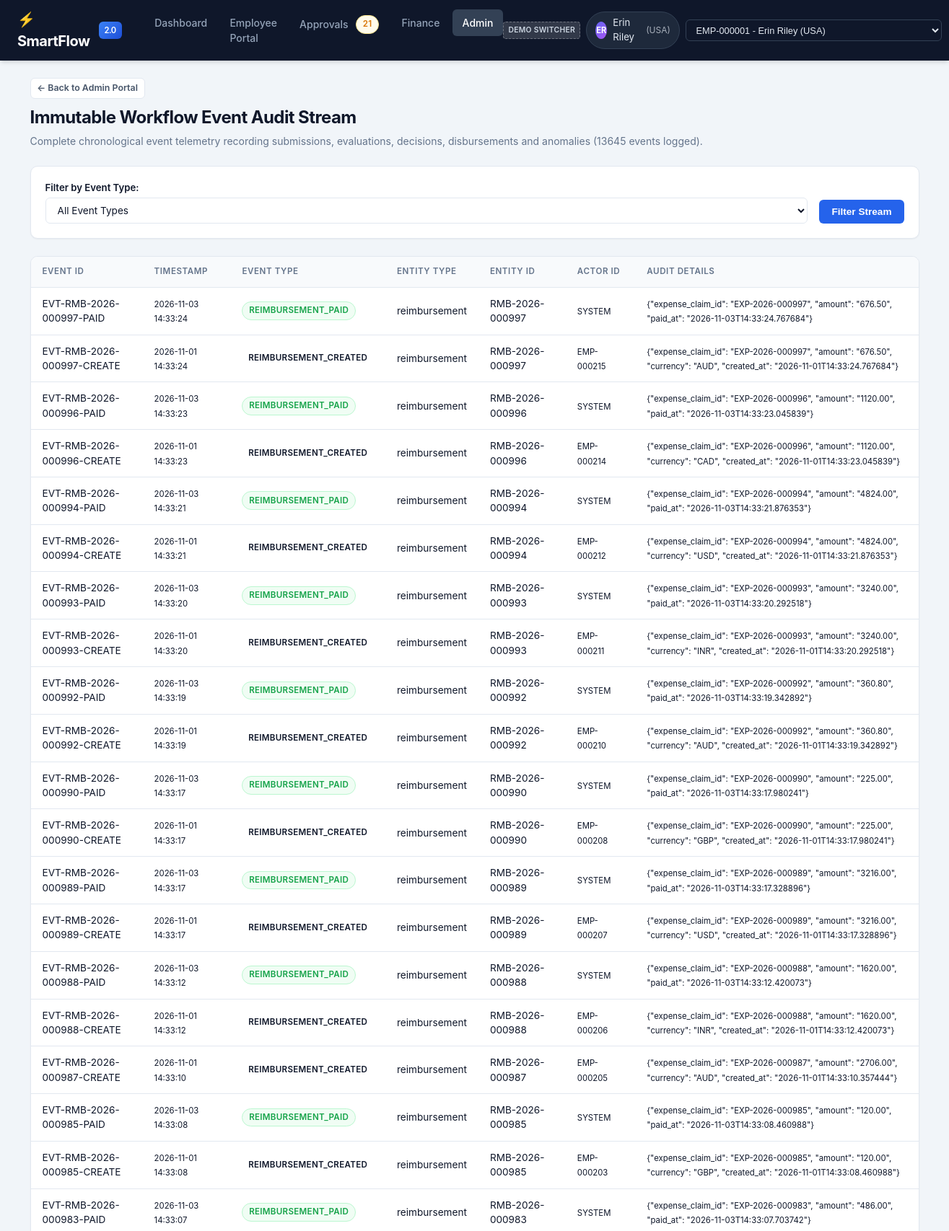
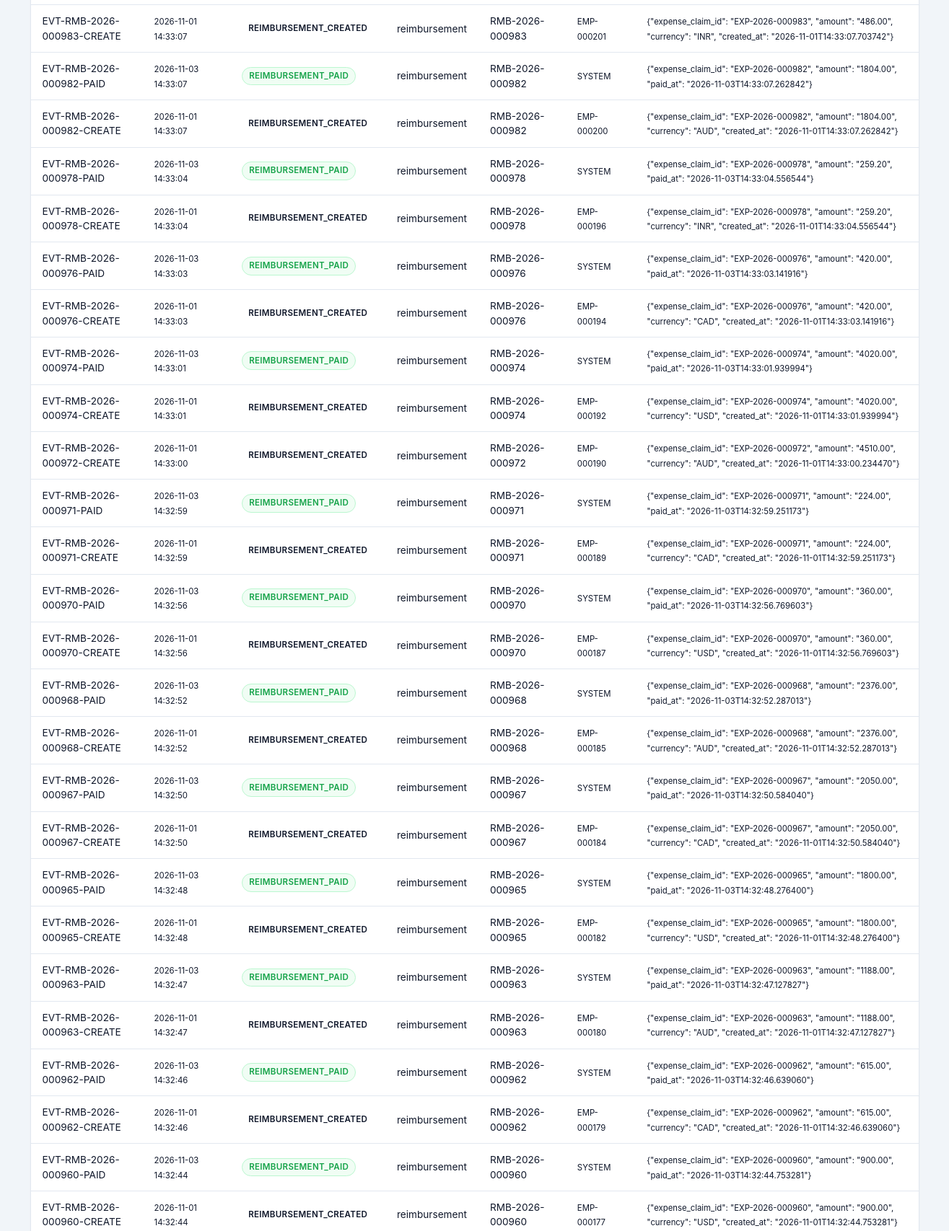
The page /admin/audit-log (upper part) on the database its author committed (2 pictures, top to bottom).
### models/__init__.py (models this page shows)
class Employee(db.Model):
    __tablename__ = "employees"
    employee_id = db.Column(db.String(16), primary_key=True)
    first_name = db.Column(db.String(80), nullable=False)
    last_name = db.Column(db.String(80), nullable=False)
    email = db.Column(db.String(255), nullable=False, unique=True)
    country = db.Column(db.String(64), nullable=False)
    department = db.Column(db.String(80), nullable=False)
    job_title = db.Column(db.String(120), nullable=False)
    manager_id = db.Column(
        db.String(16),
        db.ForeignKey("employees.employee_id"),
        nullable=True,
    )
    cost_center_id = db.Column(
        db.String(32),
        db.ForeignKey("cost_centers.cost_center_id"),
        nullable=True,
    )
    hire_date = db.Column(db.Date, nullable=False)
    termination_date = db.Column(db.Date, nullable=True)
    is_active = db.Column(db.Boolean, nullable=False, default=True)
    created_at = db.Column(db.DateTime, nullable=False, default=utc_now)
    updated_at = db.Column(db.DateTime, nullable=False, default=utc_now, onupdate=utc_now)
    manager = db.relationship(
        "Employee",
        remote_side=[employee_id],
        foreign_keys=[manager_id],
        back_populates="direct_reports",
    )
    direct_reports = db.relationship(
        "Employee",
        foreign_keys=[manager_id],
        back_populates="manager",
    )
    cost_center = db.relationship(
        "CostCenter",
        foreign_keys=[cost_center_id],
        back_populates="employees",
    )
    owned_cost_centers = db.relationship(
        "CostCenter",
        foreign_keys="CostCenter.owner_employee_id",
        back_populates="owner",
    )
    leave_balances = db.relationship("LeaveBalance", back_populates="employee")
    leave_requests = db.relationship("LeaveRequest", back_populates="employee")
    expense_claims = db.relationship("ExpenseClaim", back_populates="employee")
    approval_steps = db.relationship("ApprovalStep", back_populates="approver")
    workflow_events = db.relationship(
        "WorkflowEvent",
        foreign_keys="WorkflowEvent.actor_employee_id",
        back_populates="actor",
    )
    @property
    def role(self) -> str:
        if not self.manager_id:
            return "Executive"
        if self.direct_reports:
            return "Manager"
        return "Employee"

### routes/admin.py (the view)
@admin_bp.route("/audit-log")
def audit_log():
    event_type = request.args.get("event_type", "all")
    query = WorkflowEvent.query
    if event_type != "all":
        query = query.filter_by(event_type=event_type)
    events = query.order_by(WorkflowEvent.event_id.desc()).limit(100).all()
    total_events = query.count()
    return render_template(
        "admin/audit_log.html",
        events=events,
        total_events=total_events,
        event_type=event_type,
    )

### models/__init__.py (called while the page is built)
    @property
    def timestamp(self):
        return self.created_at

    @property
    def entity_type(self):
        return self.request_type

    @property
    def details(self):
        return self.payload_json or f"{self.from_status or 'start'} -> {self.to_status}"

### routes/admin.py (called while the page is built)
@admin_bp.before_request
def require_admin_or_executive():
    user = get_current_user()
    is_admin = user and (user.role == "Executive" or user.department in {"Operations", "Executive"})
    if not is_admin:
        flash(
            "Unauthorized: Administrative directory access is restricted to Executive and Operations personnel.",
            "danger",
        )
        return redirect(url_for("main.dashboard"))

### routes/employee.py (called while the page is built)
def get_current_user() -> Employee:
    user_id = session.get("user_id")
    emp = None
    if user_id:
        emp = Employee.query.filter_by(employee_id=user_id).first()
    if not emp:
        emp = Employee.query.filter_by(is_active=True).first()
        if emp:
            session["user_id"] = emp.employee_id
    return emp

### templates/admin/audit_log.html (shortened to what this page needs)
{% extends "base.html" %}
{% block content %}
<div class="page-header">
    <div>
        <div style="margin-bottom: 0.5rem;">
            <a href="{{ url_for('admin.portal') }}" class="btn btn-secondary btn-sm">&larr; Back to Admin Portal</a>
        </div>
        <h1 class="page-title">Immutable Workflow Event Audit Stream</h1>
        <p class="page-subtitle">Complete chronological event telemetry recording submissions, evaluations, decisions, disbursements and anomalies ({{ total_events }} events logged).</p>
    </div>
</div>
<div class="card mb-4">
    <div style="padding: 1.25rem;">
        <form method="GET" action="{{ url_for('admin.audit_log') }}" style="display: flex; gap: 1rem; align-items: center; flex-wrap: wrap;">
            <div style="flex: 1; min-width: 250px;">
                <label class="form-label" style="margin-bottom: 0.25rem;">Filter by Event Type:</label>
                <select name="event_type" class="form-select">
                    <option value="all" {% if event_type == 'all' %}selected{% endif %}>All Event Types</option>
                </select>
            </div>
            <div style="align-self: flex-end;">
                <button type="submit" class="btn btn-primary">Filter Stream</button>
            </div>
        </form>
    </div>
</div>
<div class="card">
    <div class="table-responsive">
        <table class="table">
            <thead>
                <tr>
                    <th>Event ID</th>
                    <th>Timestamp</th>
                    <th>Event Type</th>
                    <th>Entity Type</th>
                    <th>Entity ID</th>
                    <th>Actor ID</th>
                    <th>Audit Details</th>
                </tr>
            </thead>
            <tbody>
                {% for ev in events %}
                <tr>
                    <td class="font-mono text-muted">{{ ev.event_id }}</td>
                    <td class="text-muted"><small>{{ ev.timestamp.strftime('%Y-%m-%d %H:%M:%S') if ev.timestamp else '—' }}</small></td>
                    <td>
                        <span class="badge {% if 'APPROVED' in ev.event_type or 'PAID' in ev.event_type %}badge-success{% elif 'REJECTED' in ev.event_type or 'FAILED' in ev.event_type %}badge-danger{% elif 'CREATED' in ev.event_type or 'SUBMITTED' in ev.event_type %}badge-primary{% else %}badge-secondary{% endif %}">
                            {{ ev.event_type }}
                        </span>
                    </td>
                    <td>{{ ev.entity_type }}</td>
                    <td class="font-mono">
                        {% if ev.entity_type == 'leave_request' %}
                        <a href="{{ url_for('employee.leave_detail', leave_id=ev.entity_id) }}">{{ ev.entity_id }}</a>
                        {% elif ev.entity_type == 'expense_claim' %}
                        <a href="{{ url_for('employee.expense_detail', claim_id=ev.entity_id) }}">{{ ev.entity_id }}</a>
                        {% else %}
                        {{ ev.entity_id }}
                        {% endif %}
                    </td>
                    <td><small class="font-mono">{{ ev.actor_employee_id or 'SYSTEM' }}</small></td>
                    <td><small>{{ ev.details }}</small></td>
                </tr>
                {% endfor %}
            </tbody>
        </table>
    </div>
</div>
{% endblock %}

### templates/base.html (shortened to what this page needs)
<!DOCTYPE html>
<html lang="en">
<head>
    <link rel="stylesheet" href="{{ url_for('static', filename='css/style.css') }}">
</head>
<body>
    <header class="navbar">
        <div style="display: flex; align-items: center; gap: 2rem;">
            <a href="{{ url_for('main.dashboard') }}" class="navbar-brand">
                <span>⚡ SmartFlow</span>
                <span class="brand-badge">2.0</span>
            </a>
            <ul class="navbar-nav">
                <li>
                    <a href="{{ url_for('main.dashboard') }}" class="nav-link {% if request.endpoint == 'main.dashboard' %}active{% endif %}">
                        Dashboard
                    </a>
                </li>
                <li>
                    <a href="{{ url_for('employee.hub') }}" class="nav-link {% if request.blueprint == 'employee' %}active{% endif %}">
                        Employee Portal
                    </a>
                </li>
                <li>
                    <a href="{{ url_for('approvals.inbox') }}" class="nav-link {% if request.blueprint == 'approvals' %}active{% endif %}">
                        Approvals
                        {% if pending_approvals_count > 0 %}
                            <span class="badge badge-warning" style="margin-left: 0.25rem;">{{ pending_approvals_count }}</span>
                        {% endif %}
                    </a>
                </li>
                <li>
                    <a href="{{ url_for('finance.portal') }}" class="nav-link {% if request.blueprint == 'finance' %}active{% endif %}">
                        Finance
                    </a>
                </li>
                <li>
                    <a href="{{ url_for('admin.portal') }}" class="nav-link {% if request.blueprint == 'admin' %}active{% endif %}">
                        Admin
                    </a>
                </li>
            </ul>
        </div>
        <div class="navbar-user-switcher">
            {% if current_user %}
                <form action="{{ url_for('main.switch_user') }}" method="POST" style="margin: 0; display: flex; align-items: center; gap: 0.5rem;">
                    <span class="badge" style="background: rgba(255, 255, 255, 0.15); color: #cbd5e1; font-size: 0.65rem; border: 1px dashed rgba(255,255,255,0.3); padding: 0.2rem 0.4rem; border-radius: 4px;" title="Demonstration Persona Switcher (Simulation Only - Not Production SSO)">Demo Switcher</span>
                    <div class="user-pill">
                        <div class="user-avatar">{{ current_user.first_name[0] }}{{ current_user.last_name[0] }}</div>
                        <span>{{ current_user.first_name }} {{ current_user.last_name }}</span>
                        <span style="opacity: 0.7; font-size: 0.75rem;">({{ current_user.country }})</span>
                    </div>
                    <select name="employee_id" class="switcher-select" onchange="this.form.submit()" title="Switch demo persona (Simulation Only - Not Production SSO)">
                        <optgroup label="Staff Employees (Standard Access - Restricted)">
                            {% for e in active_employees[:15] %}
                                <option value="{{ e.employee_id }}" {% if current_user.employee_id == e.employee_id %}selected{% endif %}>
                                    {{ e.employee_id }} - {{ e.first_name }} {{ e.last_name }} ({{ e.country }})
                                </option>
                            {% endfor %}
                        </optgroup>
                    </select>
                </form>
            {% endif %}
        </div>
    </header>
    <main class="container">
        {% block content %}{% endblock %}
    </main>
</body>
</html>

### rows shown on the page
Employee: first_name "E", last_name "R", first_name "Erin", last_name "Riley", country "USA"

### other values the page prints
{{ pending_approvals_count }} "21"
{{ total_events }} "13645"
{{ ev.event_id }} "EVT-RMB-2026-000997-PAID" "EVT-RMB-2026-000997-CREATE" "EVT-RMB-2026-000996-PAID" "EVT-RMB-2026-000996-CREATE" "EVT-RMB-2026-000994-PAID" "EVT-RMB-2026-000994-CREATE" "EVT-RMB-2026-000993-PAID" "EVT-RMB-2026-000993-CREATE" "EVT-RMB-2026-000992-PAID" "EVT-RMB-2026-000992-CREATE" "EVT-RMB-2026-000990-PAID" "EVT-RMB-2026-000990-CREATE" "EVT-RMB-2026-000989-PAID" "EVT-RMB-2026-000989-CREATE" "EVT-RMB-2026-000988-PAID" "EVT-RMB-2026-000988-CREATE" "EVT-RMB-2026-000987-CREATE" "EVT-RMB-2026-000985-PAID" "EVT-RMB-2026-000985-CREATE" "EVT-RMB-2026-000983-PAID" "EVT-RMB-2026-000983-CREATE" "EVT-RMB-2026-000982-PAID" "EVT-RMB-2026-000982-CREATE" "EVT-RMB-2026-000978-PAID" "EVT-RMB-2026-000978-CREATE" "EVT-RMB-2026-000976-PAID" "EVT-RMB-2026-000976-CREATE" "EVT-RMB-2026-000974-PAID" "EVT-RMB-2026-000974-CREATE" "EVT-RMB-2026-000972-CREATE" "EVT-RMB-2026-000971-PAID" "EVT-RMB-2026-000971-CREATE" "EVT-RMB-2026-000970-PAID" "EVT-RMB-2026-000970-CREATE" "EVT-RMB-2026-000968-PAID" "EVT-RMB-2026-000968-CREATE" "EVT-RMB-2026-000967-PAID" "EVT-RMB-2026-000967-CREATE" "EVT-RMB-2026-000965-PAID" "EVT-RMB-2026-000965-CREATE" "EVT-RMB-2026-000963-PAID" "EVT-RMB-2026-000963-CREATE" "EVT-RMB-2026-000962-PAID" "EVT-RMB-2026-000962-CREATE" "EVT-RMB-2026-000960-PAID" "EVT-RMB-2026-000960-CREATE"
{{ ev.timestamp.strftime('%Y-%m-%d %H:%M:%S') if ev.timestamp else '—' }} "2026-11-03 14:33:24" "2026-11-01 14:33:24" "2026-11-03 14:33:23" "2026-11-01 14:33:23" "2026-11-03 14:33:21" "2026-11-01 14:33:21" "2026-11-03 14:33:20" "2026-11-01 14:33:20" "2026-11-03 14:33:19" "2026-11-01 14:33:19" "2026-11-03 14:33:17" "2026-11-01 14:33:17" "2026-11-03 14:33:17" "2026-11-01 14:33:17" "2026-11-03 14:33:12" "2026-11-01 14:33:12" "2026-11-01 14:33:10" "2026-11-03 14:33:08" "2026-11-01 14:33:08" "2026-11-03 14:33:07" "2026-11-01 14:33:07" "2026-11-03 14:33:07" "2026-11-01 14:33:07" "2026-11-03 14:33:04" "2026-11-01 14:33:04" "2026-11-03 14:33:03" "2026-11-01 14:33:03" "2026-11-03 14:33:01" "2026-11-01 14:33:01" "2026-11-01 14:33:00" "2026-11-03 14:32:59" "2026-11-01 14:32:59" "2026-11-03 14:32:56" "2026-11-01 14:32:56" "2026-11-03 14:32:52" "2026-11-01 14:32:52" "2026-11-03 14:32:50" "2026-11-01 14:32:50" "2026-11-03 14:32:48" "2026-11-01 14:32:48" "2026-11-03 14:32:47" "2026-11-01 14:32:47" "2026-11-03 14:32:46" "2026-11-01 14:32:46" "2026-11-03 14:32:44" "2026-11-01 14:32:44"
{{ ev.event_type }} "REIMBURSEMENT_PAID" "REIMBURSEMENT_CREATED" "REIMBURSEMENT_PAID" "REIMBURSEMENT_CREATED" "REIMBURSEMENT_PAID" "REIMBURSEMENT_CREATED" "REIMBURSEMENT_PAID" "REIMBURSEMENT_CREATED" "REIMBURSEMENT_PAID" "REIMBURSEMENT_CREATED" "REIMBURSEMENT_PAID" "REIMBURSEMENT_CREATED" "REIMBURSEMENT_PAID" "REIMBURSEMENT_CREATED" "REIMBURSEMENT_PAID" "REIMBURSEMENT_CREATED" "REIMBURSEMENT_CREATED" "REIMBURSEMENT_PAID" "REIMBURSEMENT_CREATED" "REIMBURSEMENT_PAID" "REIMBURSEMENT_CREATED" "REIMBURSEMENT_PAID" "REIMBURSEMENT_CREATED" "REIMBURSEMENT_PAID" "REIMBURSEMENT_CREATED" "REIMBURSEMENT_PAID" "REIMBURSEMENT_CREATED" "REIMBURSEMENT_PAID" "REIMBURSEMENT_CREATED" "REIMBURSEMENT_CREATED" "REIMBURSEMENT_PAID" "REIMBURSEMENT_CREATED" "REIMBURSEMENT_PAID" "REIMBURSEMENT_CREATED" "REIMBURSEMENT_PAID" "REIMBURSEMENT_CREATED" "REIMBURSEMENT_PAID" "REIMBURSEMENT_CREATED" "REIMBURSEMENT_PAID" "REIMBURSEMENT_CREATED" "REIMBURSEMENT_PAID" "REIMBURSEMENT_CREATED" "REIMBURSEMENT_PAID" "REIMBURSEMENT_CREATED" "REIMBURSEMENT_PAID" "REIMBURSEMENT_CREATED"
{{ ev.entity_type }} "reimbursement" "reimbursement" "reimbursement" "reimbursement" "reimbursement" "reimbursement" "reimbursement" "reimbursement" "reimbursement" "reimbursement" "reimbursement" "reimbursement" "reimbursement" "reimbursement" "reimbursement" "reimbursement" "reimbursement" "reimbursement" "reimbursement" "reimbursement" "reimbursement" "reimbursement" "reimbursement" "reimbursement" "reimbursement" "reimbursement" "reimbursement" "reimbursement" "reimbursement" "reimbursement" "reimbursement" "reimbursement" "reimbursement" "reimbursement" "reimbursement" "reimbursement" "reimbursement" "reimbursement" "reimbursement" "reimbursement" "reimbursement" "reimbursement" "reimbursement" "reimbursement" "reimbursement" "reimbursement"
{{ ev.entity_id }} "RMB-2026-000997" "RMB-2026-000997" "RMB-2026-000996" "RMB-2026-000996" "RMB-2026-000994" "RMB-2026-000994" "RMB-2026-000993" "RMB-2026-000993" "RMB-2026-000992" "RMB-2026-000992" "RMB-2026-000990" "RMB-2026-000990" "RMB-2026-000989" "RMB-2026-000989" "RMB-2026-000988" "RMB-2026-000988" "RMB-2026-000987" "RMB-2026-000985" "RMB-2026-000985" "RMB-2026-000983" "RMB-2026-000983" "RMB-2026-000982" "RMB-2026-000982" "RMB-2026-000978" "RMB-2026-000978" "RMB-2026-000976" "RMB-2026-000976" "RMB-2026-000974" "RMB-2026-000974" "RMB-2026-000972" "RMB-2026-000971" "RMB-2026-000971" "RMB-2026-000970" "RMB-2026-000970" "RMB-2026-000968" "RMB-2026-000968" "RMB-2026-000967" "RMB-2026-000967" "RMB-2026-000965" "RMB-2026-000965" "RMB-2026-000963" "RMB-2026-000963" "RMB-2026-000962" "RMB-2026-000962" "RMB-2026-000960" "RMB-2026-000960"
{{ ev.actor_employee_id or 'SYSTEM' }} "SYSTEM" "EMP-000215" "SYSTEM" "EMP-000214" "SYSTEM" "EMP-000212" "SYSTEM" "EMP-000211" "SYSTEM" "EMP-000210" "SYSTEM" "EMP-000208" "SYSTEM" "EMP-000207" "SYSTEM" "EMP-000206" "EMP-000205" "SYSTEM" "EMP-000203" "SYSTEM" "EMP-000201" "SYSTEM" "EMP-000200" "SYSTEM" "EMP-000196" "SYSTEM" "EMP-000194" "SYSTEM" "EMP-000192" "EMP-000190" "SYSTEM" "EMP-000189" "SYSTEM" "EMP-000187" "SYSTEM" "EMP-000185" "SYSTEM" "EMP-000184" "SYSTEM" "EMP-000182" "SYSTEM" "EMP-000180" "SYSTEM" "EMP-000179" "SYSTEM" "EMP-000177"
{{ ev.details }} "{\"expense_claim_id\": \"EXP-2026-000997\", \"amount\": \"676.50\", \"paid_at\": \"2026-11-03T14:33:24.767684\"}" "{\"expense_claim_id\": \"EXP-2026-000997\", \"amount\": \"676.50\", \"currency\": \"AUD\", \"created_at\": \"2026-11-01T14:33:24.767684\"}" "{\"expense_claim_id\": \"EXP-2026-000996\", \"amount\": \"1120.00\", \"paid_at\": \"2026-11-03T14:33:23.045839\"}" "{\"expense_claim_id\": \"EXP-2026-000996\", \"amount\": \"1120.00\", \"currency\": \"CAD\", \"created_at\": \"2026-11-01T14:33:23.045839\"}" "{\"expense_claim_id\": \"EXP-2026-000994\", \"amount\": \"4824.00\", \"paid_at\": \"2026-11-03T14:33:21.876353\"}" "{\"expense_claim_id\": \"EXP-2026-000994\", \"amount\": \"4824.00\", \"currency\": \"USD\", \"created_at\": \"2026-11-01T14:33:21.876353\"}" "{\"expense_claim_id\": \"EXP-2026-000993\", \"amount\": \"3240.00\", \"paid_at\": \"2026-11-03T14:33:20.292518\"}" "{\"expense_claim_id\": \"EXP-2026-000993\", \"amount\": \"3240.00\", \"currency\": \"INR\", \"created_at\": \"2026-11-01T14:33:20.292518\"}" "{\"expense_claim_id\": \"EXP-2026-000992\", \"amount\": \"360.80\", \"paid_at\": \"2026-11-03T14:33:19.342892\"}" "{\"expense_claim_id\": \"EXP-2026-000992\", \"amount\": \"360.80\", \"currency\": \"AUD\", \"created_at\": \"2026-11-01T14:33:19.342892\"}" "{\"expense_claim_id\": \"EXP-2026-000990\", \"amount\": \"225.00\", \"paid_at\": \"2026-11-03T14:33:17.980241\"}" "{\"expense_claim_id\": \"EXP-2026-000990\", \"amount\": \"225.00\", \"currency\": \"GBP\", \"created_at\": \"2026-11-01T14:33:17.980241\"}" "{\"expense_claim_id\": \"EXP-2026-000989\", \"amount\": \"3216.00\", \"paid_at\": \"2026-11-03T14:33:17.328896\"}" "{\"expense_claim_id\": \"EXP-2026-000989\", \"amount\": \"3216.00\", \"currency\": \"USD\", \"created_at\": \"2026-11-01T14:33:17.328896\"}" "{\"expense_claim_id\": \"EXP-2026-000988\", \"amount\": \"1620.00\", \"paid_at\": \"2026-11-03T14:33:12.420073\"}" "{\"expense_claim_id\": \"EXP-2026-000988\", \"amount\": \"1620.00\", \"currency\": \"INR\", \"created_at\": \"2026-11-01T14:33:12.420073\"}" "{\"expense_claim_id\": \"EXP-2026-000987\", \"amount\": \"2706.00\", \"currency\": \"AUD\", \"created_at\": \"2026-11-01T14:33:10.357444\"}" "{\"expense_claim_id\": \"EXP-2026-000985\", \"amount\": \"120.00\", \"paid_at\": \"2026-11-03T14:33:08.460988\"}" "{\"expense_claim_id\": \"EXP-2026-000985\", \"amount\": \"120.00\", \"currency\": \"GBP\", \"created_at\": \"2026-11-01T14:33:08.460988\"}" "{\"expense_claim_id\": \"EXP-2026-000983\", \"amount\": \"486.00\", \"paid_at\": \"2026-11-03T14:33:07.703742\"}" "{\"expense_claim_id\": \"EXP-2026-000983\", \"amount\": \"486.00\", \"currency\": \"INR\", \"created_at\": \"2026-11-01T14:33:07.703742\"}" "{\"expense_claim_id\": \"EXP-2026-000982\", \"amount\": \"1804.00\", \"paid_at\": \"2026-11-03T14:33:07.262842\"}" "{\"expense_claim_id\": \"EXP-2026-000982\", \"amount\": \"1804.00\", \"currency\": \"AUD\", \"created_at\": \"2026-11-01T14:33:07.262842\"}" "{\"expense_claim_id\": \"EXP-2026-000978\", \"amount\": \"259.20\", \"paid_at\": \"2026-11-03T14:33:04.556544\"}" "{\"expense_claim_id\": \"EXP-2026-000978\", \"amount\": \"259.20\", \"currency\": \"INR\", \"created_at\": \"2026-11-01T14:33:04.556544\"}" "{\"expense_claim_id\": \"EXP-2026-000976\", \"amount\": \"420.00\", \"paid_at\": \"2026-11-03T14:33:03.141916\"}" "{\"expense_claim_id\": \"EXP-2026-000976\", \"amount\": \"420.00\", \"currency\": \"CAD\", \"created_at\": \"2026-11-01T14:33:03.141916\"}" "{\"expense_claim_id\": \"EXP-2026-000974\", \"amount\": \"4020.00\", \"paid_at\": \"2026-11-03T14:33:01.939994\"}" "{\"expense_claim_id\": \"EXP-2026-000974\", \"amount\": \"4020.00\", \"currency\": \"USD\", \"created_at\": \"2026-11-01T14:33:01.939994\"}" "{\"expense_claim_id\": \"EXP-2026-000972\", \"amount\": \"4510.00\", \"currency\": \"AUD\", \"created_at\": \"2026-11-01T14:33:00.234470\"}" "{\"expense_claim_id\": \"EXP-2026-000971\", \"amount\": \"224.00\", \"paid_at\": \"2026-11-03T14:32:59.251173\"}" "{\"expense_claim_id\": \"EXP-2026-000971\", \"amount\": \"224.00\", \"currency\": \"CAD\", \"created_at\": \"2026-11-01T14:32:59.251173\"}" "{\"expense_claim_id\": \"EXP-2026-000970\", \"amount\": \"360.00\", \"paid_at\": \"2026-11-03T14:32:56.769603\"}" "{\"expense_claim_id\": \"EXP-2026-000970\", \"amount\": \"360.00\", \"currency\": \"USD\", \"created_at\": \"2026-11-01T14:32:56.769603\"}" "{\"expense_claim_id\": \"EXP-2026-000968\", \"amount\": \"2376.00\", \"paid_at\": \"2026-11-03T14:32:52.287013\"}" "{\"expense_claim_id\": \"EXP-2026-000968\", \"amount\": \"2376.00\", \"currency\": \"AUD\", \"created_at\": \"2026-11-01T14:32:52.287013\"}" "{\"expense_claim_id\": \"EXP-2026-000967\", \"amount\": \"2050.00\", \"paid_at\": \"2026-11-03T14:32:50.584040\"}" "{\"expense_claim_id\": \"EXP-2026-000967\", \"amount\": \"2050.00\", \"currency\": \"CAD\", \"created_at\": \"2026-11-01T14:32:50.584040\"}" "{\"expense_claim_id\": \"EXP-2026-000965\", \"amount\": \"1800.00\", \"paid_at\": \"2026-11-03T14:32:48.276400\"}" "{\"expense_claim_id\": \"EXP-2026-000965\", \"amount\": \"1800.00\", \"currency\": \"USD\", \"created_at\": \"2026-11-01T14:32:48.276400\"}" "{\"expense_claim_id\": \"EXP-2026-000963\", \"amount\": \"1188.00\", \"paid_at\": \"2026-11-03T14:32:47.127827\"}" "{\"expense_claim_id\": \"EXP-2026-000963\", \"amount\": \"1188.00\", \"currency\": \"AUD\", \"created_at\": \"2026-11-01T14:32:47.127827\"}" "{\"expense_claim_id\": \"EXP-2026-000962\", \"amount\": \"615.00\", \"paid_at\": \"2026-11-03T14:32:46.639060\"}" "{\"expense_claim_id\": \"EXP-2026-000962\", \"amount\": \"615.00\", \"currency\": \"CAD\", \"created_at\": \"2026-11-01T14:32:46.639060\"}" "{\"expense_claim_id\": \"EXP-2026-000960\", \"amount\": \"900.00\", \"paid_at\": \"2026-11-03T14:32:44.753281\"}" "{\"expense_claim_id\": \"EXP-2026-000960\", \"amount\": \"900.00\", \"currency\": \"USD\", \"created_at\": \"2026-11-01T14:32:44.753281\"}"
form field employee_id "EMP-000001 - Erin Riley (USA)"
